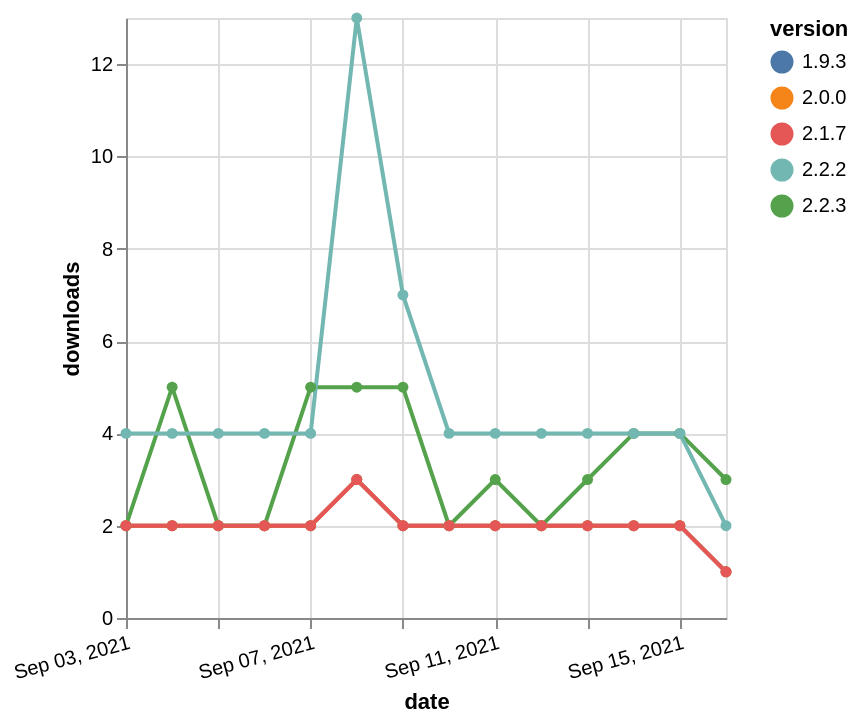

The specification (Vega-Lite) saved for this image:
### Vega-Lite specification from a JSON file in a GitHub repository (floating-point values rounded to 4 significant figures)
{"$schema": "https://vega.github.io/schema/vega-lite/v5.json", "description": "A simple bar chart with embedded data.", "data": {"values": [{"date": "2021-09-03", "total": 12206, "delta": 2, "version": "2.2.3"}, {"date": "2021-09-04", "total": 12211, "delta": 5, "version": "2.2.3"}, {"date": "2021-09-05", "total": 12213, "delta": 2, "version": "2.2.3"}, {"date": "2021-09-06", "total": 12215, "delta": 2, "version": "2.2.3"}, {"date": "2021-09-07", "total": 12220, "delta": 5, "version": "2.2.3"}, {"date": "2021-09-08", "total": 12225, "delta": 5, "version": "2.2.3"}, {"date": "2021-09-09", "total": 12230, "delta": 5, "version": "2.2.3"}, {"date": "2021-09-10", "total": 12232, "delta": 2, "version": "2.2.3"}, {"date": "2021-09-11", "total": 12235, "delta": 3, "version": "2.2.3"}, {"date": "2021-09-12", "total": 12237, "delta": 2, "version": "2.2.3"}, {"date": "2021-09-13", "total": 12240, "delta": 3, "version": "2.2.3"}, {"date": "2021-09-14", "total": 12244, "delta": 4, "version": "2.2.3"}, {"date": "2021-09-15", "total": 12248, "delta": 4, "version": "2.2.3"}, {"date": "2021-09-16", "total": 12251, "delta": 3, "version": "2.2.3"}, {"date": "2021-09-03", "total": 2633, "delta": 2, "version": "1.9.3"}, {"date": "2021-09-04", "total": 2635, "delta": 2, "version": "1.9.3"}, {"date": "2021-09-05", "total": 2637, "delta": 2, "version": "1.9.3"}, {"date": "2021-09-06", "total": 2639, "delta": 2, "version": "1.9.3"}, {"date": "2021-09-07", "total": 2641, "delta": 2, "version": "1.9.3"}, {"date": "2021-09-08", "total": 2644, "delta": 3, "version": "1.9.3"}, {"date": "2021-09-09", "total": 2646, "delta": 2, "version": "1.9.3"}, {"date": "2021-09-10", "total": 2648, "delta": 2, "version": "1.9.3"}, {"date": "2021-09-11", "total": 2650, "delta": 2, "version": "1.9.3"}, {"date": "2021-09-12", "total": 2652, "delta": 2, "version": "1.9.3"}, {"date": "2021-09-13", "total": 2654, "delta": 2, "version": "1.9.3"}, {"date": "2021-09-14", "total": 2656, "delta": 2, "version": "1.9.3"}, {"date": "2021-09-15", "total": 2658, "delta": 2, "version": "1.9.3"}, {"date": "2021-09-16", "total": 2659, "delta": 1, "version": "1.9.3"}, {"date": "2021-09-03", "total": 2608, "delta": 2, "version": "2.0.0"}, {"date": "2021-09-04", "total": 2610, "delta": 2, "version": "2.0.0"}, {"date": "2021-09-05", "total": 2612, "delta": 2, "version": "2.0.0"}, {"date": "2021-09-06", "total": 2614, "delta": 2, "version": "2.0.0"}, {"date": "2021-09-07", "total": 2616, "delta": 2, "version": "2.0.0"}, {"date": "2021-09-08", "total": 2619, "delta": 3, "version": "2.0.0"}, {"date": "2021-09-09", "total": 2621, "delta": 2, "version": "2.0.0"}, {"date": "2021-09-10", "total": 2623, "delta": 2, "version": "2.0.0"}, {"date": "2021-09-11", "total": 2625, "delta": 2, "version": "2.0.0"}, {"date": "2021-09-12", "total": 2627, "delta": 2, "version": "2.0.0"}, {"date": "2021-09-13", "total": 2629, "delta": 2, "version": "2.0.0"}, {"date": "2021-09-14", "total": 2631, "delta": 2, "version": "2.0.0"}, {"date": "2021-09-15", "total": 2633, "delta": 2, "version": "2.0.0"}, {"date": "2021-09-16", "total": 2634, "delta": 1, "version": "2.0.0"}, {"date": "2021-09-03", "total": 10882, "delta": 4, "version": "2.2.2"}, {"date": "2021-09-04", "total": 10886, "delta": 4, "version": "2.2.2"}, {"date": "2021-09-05", "total": 10890, "delta": 4, "version": "2.2.2"}, {"date": "2021-09-06", "total": 10894, "delta": 4, "version": "2.2.2"}, {"date": "2021-09-07", "total": 10898, "delta": 4, "version": "2.2.2"}, {"date": "2021-09-08", "total": 10911, "delta": 13, "version": "2.2.2"}, {"date": "2021-09-09", "total": 10918, "delta": 7, "version": "2.2.2"}, {"date": "2021-09-10", "total": 10922, "delta": 4, "version": "2.2.2"}, {"date": "2021-09-11", "total": 10926, "delta": 4, "version": "2.2.2"}, {"date": "2021-09-12", "total": 10930, "delta": 4, "version": "2.2.2"}, {"date": "2021-09-13", "total": 10934, "delta": 4, "version": "2.2.2"}, {"date": "2021-09-14", "total": 10938, "delta": 4, "version": "2.2.2"}, {"date": "2021-09-15", "total": 10942, "delta": 4, "version": "2.2.2"}, {"date": "2021-09-16", "total": 10944, "delta": 2, "version": "2.2.2"}, {"date": "2021-09-03", "total": 2677, "delta": 2, "version": "2.1.7"}, {"date": "2021-09-04", "total": 2679, "delta": 2, "version": "2.1.7"}, {"date": "2021-09-05", "total": 2681, "delta": 2, "version": "2.1.7"}, {"date": "2021-09-06", "total": 2683, "delta": 2, "version": "2.1.7"}, {"date": "2021-09-07", "total": 2685, "delta": 2, "version": "2.1.7"}, {"date": "2021-09-08", "total": 2688, "delta": 3, "version": "2.1.7"}, {"date": "2021-09-09", "total": 2690, "delta": 2, "version": "2.1.7"}, {"date": "2021-09-10", "total": 2692, "delta": 2, "version": "2.1.7"}, {"date": "2021-09-11", "total": 2694, "delta": 2, "version": "2.1.7"}, {"date": "2021-09-12", "total": 2696, "delta": 2, "version": "2.1.7"}, {"date": "2021-09-13", "total": 2698, "delta": 2, "version": "2.1.7"}, {"date": "2021-09-14", "total": 2700, "delta": 2, "version": "2.1.7"}, {"date": "2021-09-15", "total": 2702, "delta": 2, "version": "2.1.7"}, {"date": "2021-09-16", "total": 2703, "delta": 1, "version": "2.1.7"}]}, "width": "container", "mark": {"type": "line", "point": {"filled": true}}, "encoding": {"x": {"field": "date", "type": "temporal", "timeUnit": "yearmonthdate", "title": "date", "axis": {"labelAngle": -15}}, "y": {"field": "delta", "type": "quantitative", "title": "downloads"}, "color": {"field": "version", "type": "nominal"}, "tooltip": {"field": "delta"}}}
